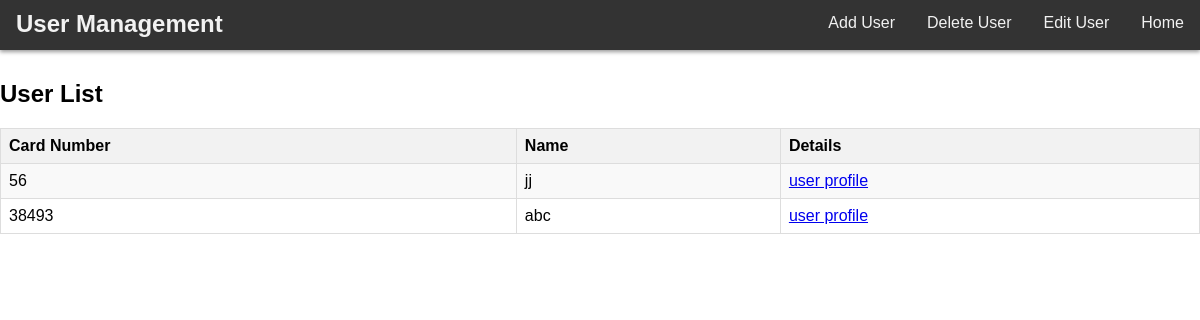
Screenshot of /includes/users.php (signed in) with the database file from the repository.
### tables this page shows
CREATE TABLE `user` (
  `Cardno` int(100) NOT NULL,
  `BranchID` int(100) NOT NULL,
  `Name` varchar(100) NOT NULL,
  `Address` varchar(100) NOT NULL,
  `Phone no.` varchar(15) NOT NULL,
  `Password` varchar(100) NOT NULL,
  `EmailID` varchar(250) NOT NULL
);

### includes/users.php (the view, shortened to what this page needs)
<?php
include('sqlconnect.php');
$users = [];
$query = "SELECT Cardno, Name FROM user";
$stmt = $con->prepare($query);
$stmt->execute();
$result = $stmt->get_result();
while ($row = $result->fetch_assoc()) {
    $users[] = $row;
}
?>
<!DOCTYPE html>
<html>
<head>
</head>
<body>
    <div class="navbar">
        <h1>User Management</h1>
        <a href="admin-dashboard.php">Home</a>
        <a href="edit-user.php">Edit User</a>
        <a href="delete-user.php">Delete User</a>
        <a href="add-user.php">Add User</a>
    </div>
<div class="content">
    <h2>User List</h2>
    <table class="user-list">
        <tr>
            <th>Card Number</th>
            <th>Name</th>
            <th>Details</th>
        </tr>
        <?php foreach ($users as $user): ?>
            <tr>
                <td><?= htmlspecialchars($user['Cardno']); ?></td>
                <td><?= htmlspecialchars($user['Name']); ?></td>
                <td><a href="user-details.php?cardno=<?= urlencode($user['Cardno']); ?>">user profile</a></td>
            </tr>
        <?php endforeach; ?>
    </table>
</div>
</body>
</html>

### includes/users.php (style rules this page uses)
body { font-family: Arial, sans-serif; margin: 0; padding-top: 60px; }
.navbar { background-color: #333; overflow: hidden; position: fixed; top: 0; width: 100%; height: 50px; box-shadow: 0 2px 4px rgba(0,0,0,0.4); }
.navbar a { float: right; display: block; color: #f2f2f2; text-align: center; padding: 14px 16px; text-decoration: none; transition: background-color 0.3s; }
.navbar h1 { float: left; color: #f2f2f2; text-align: center; padding: 10px 16px; font-size: 24px; margin: 0; }
.user-list { border-collapse: collapse; width: 100%; margin-bottom: 20px; }
.user-list th, .user-list td { border: 1px solid #ddd; padding: 8px; text-align: left; }
.user-list th { background-color: #f2f2f2; }
.user-list tr:nth-child(even) { background-color: #f9f9f9; }

### rows the page displays
user: Cardno "56", Name "jj"
user: Cardno "38493", Name "abc"
